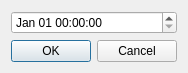
<?xml version="1.0" encoding="UTF-8"?>
<ui version="4.0">
 <class>DateQueryDialog</class>
 <widget class="QDialog" name="DateQueryDialog">
  <property name="geometry">
   <rect>
    <x>0</x>
    <y>0</y>
    <width>184</width>
    <height>73</height>
   </rect>
  </property>
  <property name="windowTitle">
   <string>Dialog</string>
  </property>
  <layout class="QVBoxLayout" name="verticalLayout">
   <item>
    <widget class="QDateTimeEdit" name="targetDate">
     <property name="displayFormat">
      <string>MMM dd hh:mm:ss</string>
     </property>
     <property name="calendarPopup">
      <bool>false</bool>
     </property>
    </widget>
   </item>
   <item>
    <widget class="QDialogButtonBox" name="buttonBox">
     <property name="orientation">
      <enum>Qt::Horizontal</enum>
     </property>
     <property name="standardButtons">
      <set>QDialogButtonBox::Cancel|QDialogButtonBox::Ok</set>
     </property>
    </widget>
   </item>
  </layout>
 </widget>
 <resources/>
 <connections>
  <connection>
   <sender>buttonBox</sender>
   <signal>accepted()</signal>
   <receiver>DateQueryDialog</receiver>
   <slot>accept()</slot>
   <hints>
    <hint type="sourcelabel">
     <x>248</x>
     <y>254</y>
    </hint>
    <hint type="destinationlabel">
     <x>157</x>
     <y>274</y>
    </hint>
   </hints>
  </connection>
  <connection>
   <sender>buttonBox</sender>
   <signal>rejected()</signal>
   <receiver>DateQueryDialog</receiver>
   <slot>reject()</slot>
   <hints>
    <hint type="sourcelabel">
     <x>316</x>
     <y>260</y>
    </hint>
    <hint type="destinationlabel">
     <x>286</x>
     <y>274</y>
    </hint>
   </hints>
  </connection>
 </connections>
</ui>
